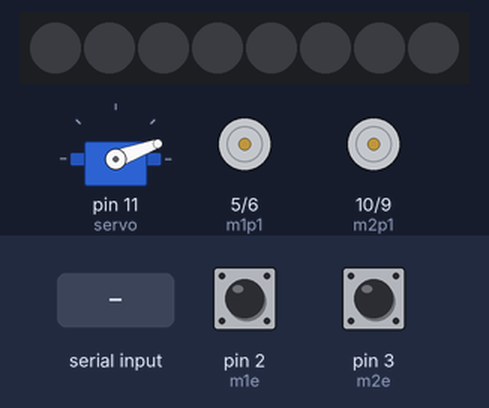
This sketch was run on a simulated Arduino Uno, built with avr-gcc and run on an emulated ATmega328P. On the bench: servo, 8 RGB LEDs in strip order, left to right, motor-driver pin pairs drawn as motors (green arrow = first pin HIGH = forward, orange = second pin HIGH = backward, longer = more drive). The test bench sets the inputs (shaded band); at power-on: pin 2 (m1e) HIGH, pin 3 (m2e) HIGH. Dim RGB values are drawn brighter than linear; what the sketch prints to the serial monitor is not drawn.

Above: at 1.2 s.
1.3 s: "c" received over Serial
At 2.5 s:
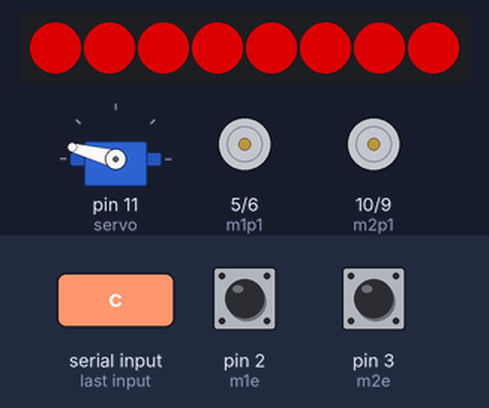
3.5 s: "o" received over Serial
At 5.2 s:
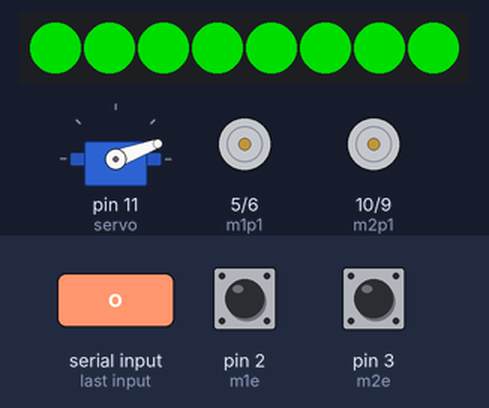
5.5 s: "b" received over Serial
At 7.1 s:
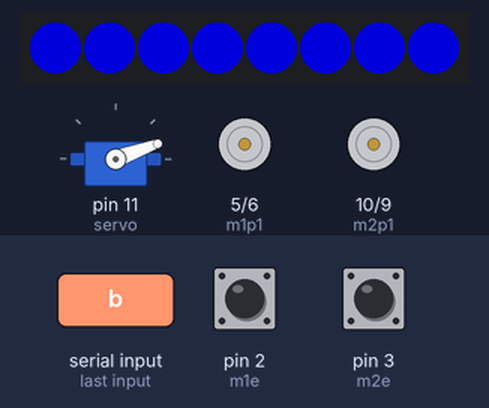
7.5 s: "s" received over Serial
At 8.6 s:
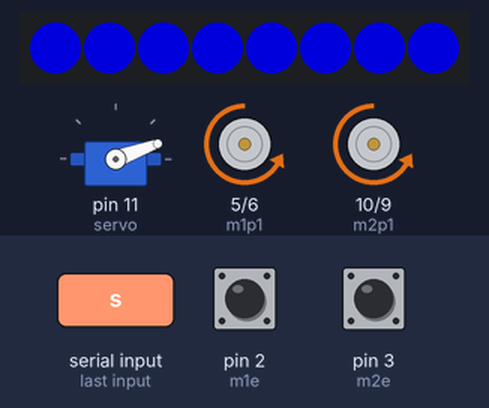
9.5 s: "d" received over Serial
At 11.2 s:
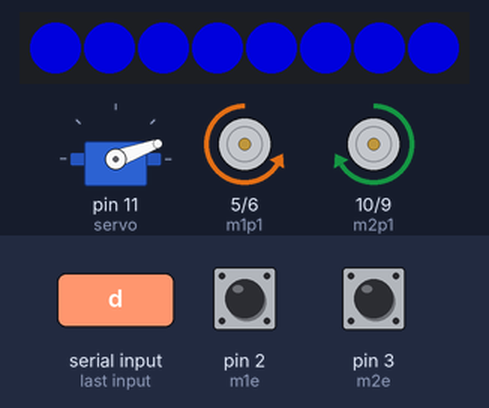
11.5 s: "a" received over Serial
At 12.9 s:
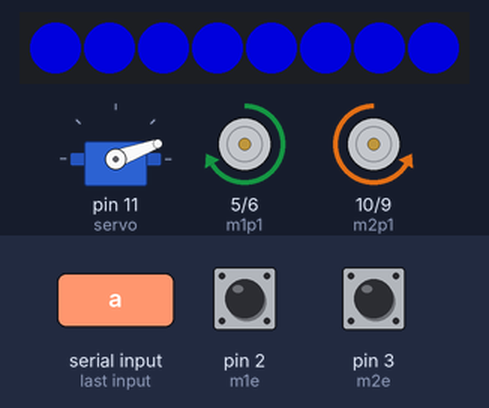
Timing chart, 0 to 14.5 s (numbered marks = the images above; inputs shaded):
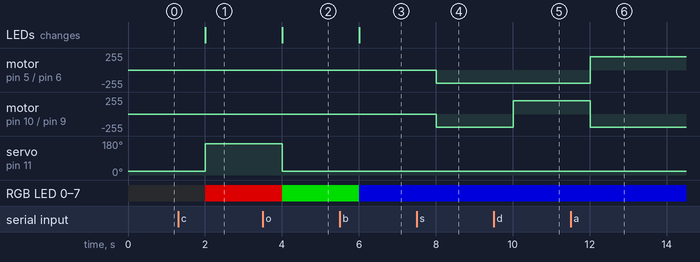

Measured:
- after the input at 1.3 s, servo on pin 11 (servo): 20° → 165° after 0.70 s; RGB LED 0–7: off → RGB(150, 0, 0) after 0.71 s; the LEDs: change after 0.71 s (image 1)
- after the input at 3.5 s, servo on pin 11 (servo): 165° → 20° after 0.51 s; RGB LED 0–7: RGB(150, 0, 0) → RGB(0, 150, 0) after 0.51 s; the LEDs: change after 0.51 s (image 2)
- after the input at 5.5 s, RGB LED 0–7: RGB(0, 150, 0) → RGB(0, 0, 150) after 0.51 s; the LEDs: change after 0.51 s (image 3)
- after the input at 7.5 s, motor on pin 5 (m1p1) / pin 6 (m1p2), motor on pin 10 (m2p1) / pin 9 (m2p2): stopped → backward 200/255 after 0.51 s
- after the input at 9.5 s, motor on pin 10 (m2p1) / pin 9 (m2p2): backward 200/255 → forward 200/255 after 0.51 s
- after the input at 11.5 s, motor on pin 5 (m1p1) / pin 6 (m1p2): backward 200/255 → forward 200/255 after 0.51 s; motor on pin 10 (m2p1) / pin 9 (m2p2): forward 200/255 → backward 200/255 after 0.51 s

The sketch:

robot_4.ino
```cpp
#include "ServoTimer2.h"
#include <SoftwareSerial.h>
#include "pins.h"
#include "Adafruit_TCS34725.h"
#include <Adafruit_NeoPixel.h>

Adafruit_TCS34725 tcs = Adafruit_TCS34725(TCS34725_INTEGRATIONTIME_614MS, TCS34725_GAIN_1X);
Adafruit_NeoPixel pixels(8, 13, NEO_GRB + NEO_KHZ800);
ServoTimer2 myservo;

int motor1_velocity = 0;
int motor2_velocity = 0;
int test = 0;

void setVelocity(int motor1, int motor2) {
  if (motor1 == 0) {
    digitalWrite(m1p1, LOW);
    digitalWrite(m1p2, LOW);
  } else if (motor1 > 0) {
    analogWrite(m1p1, motor1);
    digitalWrite(m1p2, LOW);
  } else if (motor1 < 0) {
    digitalWrite(m1p1, LOW);
    analogWrite(m1p2, -motor1);
  }

  if (motor2 == 0) {
    digitalWrite(m2p1, LOW);
    digitalWrite(m2p2, LOW);
  } else if (motor2 > 0) {
    analogWrite(m2p1, motor2);
    digitalWrite(m2p2, LOW);
  } else if (motor2 < 0) {
    digitalWrite(m2p1, LOW);
    analogWrite(m2p2, -motor2);
  }
}
void setServo(int value) {
  myservo.write(value);
  Serial.print("\t servo:");
  Serial.println(value);
}
void openServo() {
  setServo(750);
}
void closeServo() {
  setServo(2250);
}
void reseGpio() {
  setVelocity(0, 0);
  openServo();
}

char cmdTreatment(char cmd) {
  char resp;
  if (cmd == 'w') {

    while (!Serial.available()) {

      if (Serial.available()) {
        motor1_velocity = Serial.read();
        motor2_velocity = motor1_velocity;
        Serial.write(motor1_velocity);
      }
    }

    resp = motor1_velocity;
  }

  else if (cmd == 's') {
    motor1_velocity = -200;
    motor2_velocity = -200;
    resp = cmd;
  }

  else if (cmd == 'd') {
    motor1_velocity = -200;
    motor2_velocity = 200;
    resp = cmd;
  }

  else if (cmd == 'a') {
    motor1_velocity = 200;
    motor2_velocity = -200;
    resp = cmd;
  }

  else if (cmd == 'o') {
    openServo();
    for (int i = 0; i < 8; i++) {
      pixels.setPixelColor(i, pixels.Color(0, 150, 0));
      pixels.show();  // Send the updated pixel colors to the hardware
    }
    resp = cmd;
  }

  else if (cmd == 'c') {
    closeServo();
    for (int i = 0; i < 8; i++) {
      pixels.setPixelColor(i, pixels.Color(150, 0, 0));
      pixels.show();  // Send the updated pixel colors to the hardware
    }
    resp = cmd;
  }

  else if ((cmd == 'g')) {
    for (int i = 0; i < 8; i++) {
      pixels.setPixelColor(i, pixels.Color(0, 150, 0));
      pixels.show();  // Send the updated pixel colors to the hardware
    }
    resp = cmd;
  }

  else if (cmd == 'r') {
    for (int i = 0; i < 8; i++) {
      pixels.setPixelColor(i, pixels.Color(150, 0, 0));
      pixels.show();  // Send the updated pixel colors to the hardware
    }
    resp = cmd;
  }

  else if (cmd == 'b') {
    for (int i = 0; i < 8; i++) {
      pixels.setPixelColor(i, pixels.Color(0, 0, 150));
      pixels.show();  // Send the updated pixel colors to the hardware
    }
    resp = cmd;
  }

  else if (cmd == 'p') {
    uint16_t r, g, b, c, colorTemp, lux;
    tcs.getRawData(&r, &g, &b, &c);
    uint8_t cr = r;
    resp = cr;
  }

  else {
    reseGpio();
    resp = cmd;
  }
  return resp;
}

volatile int m1e_count = 0;
void m1e_i() {
  m1e_count++;
}

volatile int m2e_count = 0;
void m2e_i() {
  m2e_count++;
}

void setup() {
  Serial.begin(9600);

  pinMode(m1p1, OUTPUT);
  pinMode(m1p2, OUTPUT);
  pinMode(m2p1, OUTPUT);
  pinMode(m2p2, OUTPUT);
  myservo.attach(servo);

  reseGpio();

  Serial.begin(9600);
  pixels.begin();
  pixels.clear();
  pixels.show();

  pinMode(m1e, INPUT_PULLUP);
  attachInterrupt(digitalPinToInterrupt(m1e), m1e_i, CHANGE);
  pinMode(m2e, INPUT_PULLUP);
  attachInterrupt(digitalPinToInterrupt(m2e), m2e_i, CHANGE);
}

void loop() {
  int delay_time = 2000;
  char cmd, resp;

  if (Serial.available()) {
    cmd = Serial.read();
    resp = cmdTreatment(cmd);
    Serial.write(resp);
  }
  setVelocity(motor1_velocity, motor2_velocity);
  test = (test * 58 / 13) * 45 / 4 + 34;
  delay(delay_time);
}
```

pins.h
```cpp
#define HIGH 1
#define LOW 0

#define servo 11

#define m1p1 5
#define m1p2 6
#define m2p1 10
#define m2p2 9

//?
#define m1e 2
#define m2e 3
```
